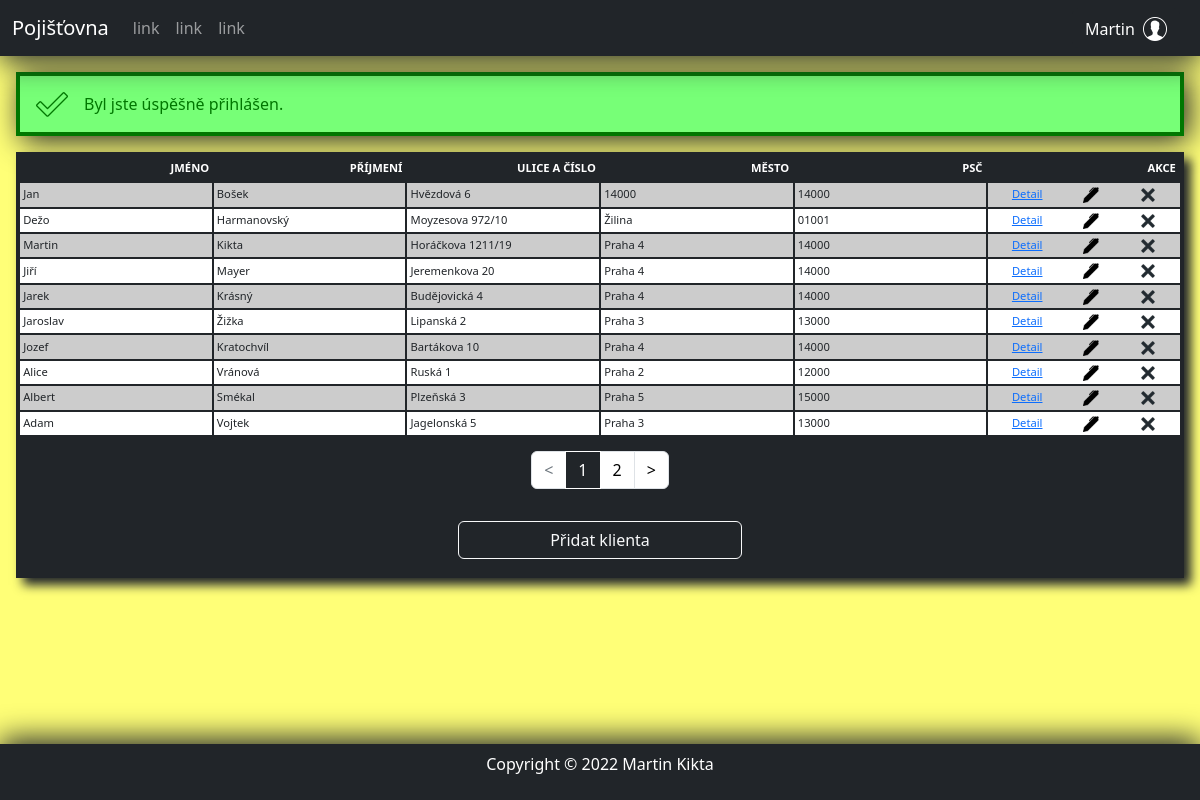
Page /admin (signed in) on the committed database.
### tables this page shows
CREATE TABLE `users` (
  `users_id` int(11) NOT NULL,
  `user_name` varchar(40) NOT NULL,
  `password` varchar(255) NOT NULL,
  `admin` tinyint(1) NOT NULL
);

CREATE TABLE `persons` (
  `persons_id` int(11) NOT NULL,
  `first_name` varchar(40) NOT NULL,
  `last_name` varchar(40) NOT NULL,
  `date_of_birth` date NOT NULL,
  `contact` int(11) NOT NULL,
  `address` int(11) DEFAULT NULL,
  `user` int(11) DEFAULT NULL,
  `identity_card_number` varchar(10) NOT NULL,
  `national_id_number` varchar(10) NOT NULL
);

CREATE TABLE `addresses` (
  `addresses_id` int(11) NOT NULL,
  `street_and_number` varchar(255) NOT NULL,
  `ZIP` varchar(5) NOT NULL,
  `city` varchar(255) NOT NULL,
  `state` int(11) NOT NULL
);

### Controllers/RouterController.php (called while the page is built, shortened)
<?php
    class RouterController extends Controller
    {
        protected Controller $controller;
        public function work(array $parameters) : void
        {
            $devidedPath = $this->parseURL($parameters[0]);
            $classOfController = $this->dashesToCamelCase(array_shift($devidedPath)) . 'Controller';
            if (file_exists('Controllers/' . $classOfController . '.php'))
                $this->controller = new $classOfController;
            else
                $this->redirect('error');
            $this->controller->work($devidedPath);
            $this->view = 'index';
        }
        private function parseURL(string $url) : array
        {
            $parsedURL = parse_url($url);
            $parsedURL["path"] = ltrim($parsedURL["path"], "/");
            $parsedURL["path"] = trim($parsedURL["path"]);
            $devidedPath = explode("/", $parsedURL["path"]);
            return $devidedPath;
        }
        private function dashesToCamelCase(string $text) : string
        {
            $sentence = str_replace('-', ' ', $text);
            $sentence = ucwords($sentence);
            $sentence = str_replace(' ', '', $sentence);
            return $sentence;
        }
    }

### index.php (called while the page is built, shortened)
<?php
    $router = new RouterController();
    $router->work(array($_SERVER['REQUEST_URI']));
    $router->writeView();

### Models/UserManager.php (called while the page is built, shortened)
<?php
    class UserManager
    {
        public function getLoggedUser() : ?array
        {
            if (isset($_SESSION['user']))
                return $_SESSION['user'];
            return null;
        }
    }

### Models/Mysql.php (called while the page is built, shortened)
<?php
  class Mysql{
    public static PDO $connection;
    private static array $settings = array(
      PDO::ATTR_ERRMODE => PDO::ERRMODE_EXCEPTION,
      PDO::MYSQL_ATTR_INIT_COMMAND => "SET NAMES utf8",
      PDO::ATTR_EMULATE_PREPARES => false,
    );
    public static function connect(string $host, string $user, string $password, string $databaze) : void
    {
      if (!isset(self::$connection)){
        self::$connection = @new PDO(
          "mysql:host=$host;dbname=$databaze",
          $user,
          $password,
          self::$settings
        );
      }
    }
    public static function moreRows(string $query, array $parameters = array(), $mode=PDO::FETCH_DEFAULT) : ?array{
      $return = self::$connection->prepare($query);
      $return->execute($parameters);
      return $return->fetchAll($mode);
    }
  }

### Models/PersonManager.php (called while the page is built, shortened)
<?php
class personManager
{
    public function getPersonsAll(int $from = 0, int $limit = 25): array
    {
        try {
            $users = Mysql::moreRows(
                'SELECT persons_id, first_name, last_name, user_name, `admin`, street_and_number, city, ZIP, national_id_number, identity_card_number
                FROM persons left JOIN users
                ON persons.user = users.users_id
                JOIN addresses
                ON addresses_id = persons.address
                LIMIT ?, ?;
            ', array($from, $limit), PDO::FETCH_ASSOC);
        } catch (Exception $error) {
            throw new UserException('Došlo k chybě databáze.', 40601);
        }
        return $users;
    }
}

### Controllers/AdminController.php (called while the page is built, shortened)
<?php
class AdminController extends Controller
{
    public function work(array $parameters): void
    {
        $personManager = new PersonManager();
        if(isset($parameters[1]) && $parameters[1] != "") {
            $from = $parameters[0];
            $limit = $parameters[1];
        }else if(isset($parameters[0]) && $parameters[0] != ""){
            $from = 0;
            $limit = $parameters[0];
        }else{
            $from = 0;
            $limit = 10;
        }
        try {
            $persons = $personManager->getPersonsAll($from, $limit);
        } catch (UserException $error) {
            $this->addMessage($error->getMessage(), TypeOfMessage::ERROR);
        }
        $this->view = 'admin';
    }
}

### Views/admin.phtml (the view, shortened to what this page needs)
<div class="container-fluid text-center users">
    <div class="row user-head-row d-none d-md-flex" id="user-head-row">
        <div class="col-md-2 th">
            JMÉNO
        </div>
        <div class="col-md-2 th">
            PŘÍJMENÍ
        </div>
        <div class="col-md-2 th">
            ULICE A ČÍSLO
        </div>
        <div class="col-md-2 th">
            MĚSTO
        </div>
        <div class="col-md-2 th">
            PSČ
        </div>
        <div class="col-md-2 th">
            AKCE
        </div>
    </div>
    <?php foreach ($persons as $person) : ?>
        <div class="row user-row mt-md-0 mt-2">
            <div class="col-6 col-md-2 td">
                <?= $person["first_name"] ?>
            </div>
            <div class="col-6 col-md-2 td">
                <?= $person["last_name"] ?>
            </div>
            <div class="col-6 col-md-2 td">
                <?= $person["street_and_number"] ?>
            </div>
            <div class="col-6 col-md-2 td">
                <?= $person["city"] ?>
            </div>
            <div class="col-6 col-md-2 td">
                <?= $person["ZIP"] ?>
            </div>
            <div class="col-6 col-md-2 td action">
                <a href="profile/<?= $person["persons_id"] ?>">Detail</a>
                <a href="register/update/<?= $person["persons_id"] ?>"><img class="icon" src="img/pen.png" alt="editovat"></a>
                <a href="register/delete/<?= $person["persons_id"] ?>" onClick="return confirm('Jste si jistý, že chcete odstranit uživatele<?=$person["first_name"]?> <?=$person["last_name"]?>')"><img class="icon" src="img/cross.png" alt="odstranit"></a>
            </div>
        </div>
    <?php endforeach; ?>
    <nav aria-label="stránkování">
        <ul class="pagination justify-content-center ">
            <?php foreach ($pages as $page) : ?>
                <li class="page-item <?= $page["class"] ?>">
                    <a href="<?= $page["url"] ?>" class="page-link" tabindex="<?= $page["tabindex"] ?>">
                        <?= $page["label"] ?>
                    </a>
                </li>
            <?php endforeach; ?>
        </ul>
    </nav>
    <a href="register" class="btn btn-outline-light m-3 w-25 align-self add-button">Přidat klienta</a>
</div>

### Controllers/Controller.php (shortened to what this page needs)
<?php
    abstract class Controller
    {
        protected string $view = "";
        public function writeView() : void
        {
            if ($this->view)
            {
                require("views/" . $this->view . ".phtml");
            }
        }
        public function getMessages() : array
        {
            if (isset($_SESSION['messages']))
            {
                $messages = $_SESSION['messages'];
                return $messages;
            }
            else
                return array();
        }
        public function userVerify(bool|int $authorization=false) : void
        {
            $userManager = new UserManager();
            $user = $userManager->getLoggedUser();
        }
    }

### Views/index.phtml (shortened to what this page needs)
<!DOCTYPE html>
<html lang="cs-cz">
<head>
    <link rel="stylesheet" href="bootstrap/css/bootstrap-grid.css" type="text/css" />
    <link rel="stylesheet" href="bootstrap/css/bootstrap.css" type="text/css" />
    <link rel="stylesheet" href="bootstrap/css/bootstrap-reboot.css" type="text/css" />
    <link rel="stylesheet" href="bootstrap/css/bootstrap-utilities.css" type="text/css" />
    <link rel="stylesheet" href="style.css" type="text/css" />
</head>
<body>
    <nav class="navbar navbar-expand-md navbar-dark bg-dark">
        <div class="container-fluid">
            <a class="navbar-brand" href="pojisteni">Pojišťovna</a>
            <?php if (!$user) : ?>
                <div class="order-md-last ms-auto me-2 dropdown">
                    <button data-bs-toggle="dropdown" type="button" class="btn btn-dark" aria-expanded="false">
                        <span class="align-middle d-none d-md-inline me-1 fw-bold">Přihlásit se</span>
                        <img class="menu-icon" src="img/user.png" alt="">
                    </button>
                    <div class="dropdown-menu dropdown-menu-dark dropdown-menu-end p-3 text-right">
                        <form method="POST" action="login" novalidate="novalidate">
                            <div class="mb-1">
                                <label for="user_name" class="text-white form-label">uživatelské jméno:</label>
                                <input type="text" name="user_name" id="user_name" class="form-control">
                            </div>
                            <div class="mb-1">
                                <label for="password" class="text-white form-label">heslo:</label>
                                <input type="password" id="password" name="password" class="mb-2 form-control">
                            </div>
                            <button type="submit" class="btn btn-sm btn-primary">Přihlásit</button>
                        </form>
                    </div>
                </div>
            <?php else : ?>
                <div class="dropdown order-md-last ms-auto me-2">
                    <button data-bs-toggle="dropdown" type="button" class="btn btn-dark" aria-expanded="false">
                        <span class="align-middle d-none d-md-inline me-1"><?= $user["user_name"] ?></span>
                        <img class="menu-icon" src="img/user.png" alt="">
                    </button>
                </div>
            <?php endif; ?>
            <div class="collapse navbar-collapse" id="navigation">
                <ul class="navbar-nav me-auto mb-2 mb-md-0">
                    <li class="nav-item">
                        <a href="" class="nav-link">link</a>
                    </li>
                    <li class="nav-item">
                        <a href="" class="nav-link">link</a>
                    </li>
                    <li class="nav-item">
                        <a href="" class="nav-link">link</a>
                    </li>
                </ul>
            </div>
        </div>
    </nav>
    <div class="messages" id ="messages">
        <?php foreach ($messages as $message) : ?>
            <p class="<?= $message["type"]->name ?>" onClick = "closser(this);">
                <?= $message["text"] ?>
            </p>
        <?php endforeach ?>
    </div>
    <main>
        <?php $this->controller->writeView(); ?>
    </main>
    <footer class="bg-dark p-2 text-white text-center">
        <p>
            Copyright © 2022 Martin Kikta
        </p>
    </footer>
</body>
</html>

### style.css (style rules this page uses)
body { min-height: 100vh; background-color: #ffff77; box-sizing: border-box; display: flex; flex: 1; flex-direction: column; }
main { display: flex; flex-direction: column; flex: 1; padding: 1rem; }
footer { box-shadow: 0px -5px 30px #212529; }
.navbar { box-shadow: 0px 5px 30px #212529; }
.SUCCESS { background-color: #77ff77; color: #007700; padding: 1rem; margin: 1rem 1rem 0 1rem; border: 4px solid #007700; box-shadow: 5px 5px 30px #212529; background-image: url(img/success_icon.png); background-repeat: no-repeat; background-size: 2em; background-position: 1em, top; padding-left: 4em; cursor: hand; cursor: pointer; }
.icon { height: 1rem; }
.menu-icon { height: 1.5rem; }
.user-head-row { border: 1px solid #212529; padding: 0px; }
.th { justify-content: end; font-weight: bold; color: #ffffff; background-color: #212529; text-align: right; }
.user-row { background-color: green; padding: 0; }
.user-row:nth-child(even) .td { background-color: #cccccc; }
.td, .th { border: 1px solid #212529; display: flex; flex-direction: row; align-items: center; padding: 0.2rem; }
.user-row .action { justify-content: space-around; }
.page-item.active a { cursor: default !important; }
.pagination { margin-top: 15px; }
@media (min-width: 768px) { .users { font-size: 0.7rem; border: 3px solid #212529; background-color: #212529; height: max-content; padding: -1px 10px; box-shadow: 7px 7px 10px #212529; } }
@media (min-width: 768px) { .users .user-row:nth-child(odd) .td { background-color: #ffffff; } }

### rows in the picture
users: user_name "Martin"
persons: first_name "Jan", last_name "Bošek", address.street_and_number "Hvězdová 6", address.city "14000", address.ZIP "14000"
persons: first_name "Dežo", last_name "Harmanovský", address.street_and_number "Moyzesova 972/10", address.city "Žilina", address.ZIP "01001"
persons: first_name "Martin", last_name "Kikta", address.street_and_number "Horáčkova 1211/19", address.city "Praha 4", address.ZIP "14000"
persons: first_name "Jiří", last_name "Mayer", address.street_and_number "Jeremenkova 20", address.city "Praha 4", address.ZIP "14000"
persons: first_name "Jarek", last_name "Krásný", address.street_and_number "Budějovická 4", address.city "Praha 4", address.ZIP "14000"
persons: first_name "Jaroslav", last_name "Žižka", address.street_and_number "Lipanská 2", address.city "Praha 3", address.ZIP "13000"
persons: first_name "Jozef", last_name "Kratochvíl", address.street_and_number "Bartákova 10", address.city "Praha 4", address.ZIP "14000"
persons: first_name "Alice", last_name "Vránová", address.street_and_number "Ruská 1", address.city "Praha 2", address.ZIP "12000"
persons: first_name "Albert", last_name "Smékal", address.street_and_number "Plzeňská 3", address.city "Praha 5", address.ZIP "15000"
persons: first_name "Adam", last_name "Vojtek", address.street_and_number "Jagelonská 5", address.city "Praha 3", address.ZIP "13000"

### other values in the picture
$message["text"] "Byl jste úspěšně přihlášen."
$page["label"] "<"
$page["label"] "1"
$page["label"] "2"
$page["label"] ">"
